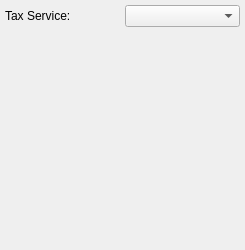
<?xml version="1.0" encoding="UTF-8"?>
<ui version="4.0">
 <comment>This file is part of the xTuple ERP: PostBooks Edition, a free and
open source Enterprise Resource Planning software suite,
Copyright (c) 1999-2018 by OpenMFG LLC, d/b/a xTuple.
It is licensed to you under the Common Public Attribution License
version 1.0, the full text of which (including xTuple-specific Exhibits)
is available at www.xtuple.com/CPAL.  By using this software, you agree
to be bound by its terms.</comment>
 <class>configureTax</class>
 <widget class="QWidget" name="configureTax">
  <property name="geometry">
   <rect>
    <x>0</x>
    <y>0</y>
    <width>245</width>
    <height>250</height>
   </rect>
  </property>
  <property name="windowTitle">
   <string>Tax Service Configuration</string>
  </property>
  <layout class="QGridLayout" name="gridLayout_2">
   <item row="0" column="0">
    <widget class="XLabel" name="_serviceLit">
     <property name="text">
      <string>Tax Service:</string>
     </property>
     <property name="buddy">
      <cstring>_service</cstring>
     </property>
    </widget>
   </item>
   <item row="0" column="1">
    <widget class="XComboBox" name="_service"/>
   </item>
   <item row="1" column="0" colspan="2">
    <widget class="QStackedWidget" name="_configStack">
     <property name="currentIndex">
      <number>0</number>
     </property>
     <widget class="QWidget" name="_nonePage"/>
     <widget class="QWidget" name="_avalaraPage">
      <layout class="QGridLayout" name="gridLayout">
       <item row="0" column="1">
        <widget class="XLabel" name="_accountLit">
         <property name="text">
          <string>Account #:</string>
         </property>
         <property name="buddy">
          <cstring>_account</cstring>
         </property>
        </widget>
       </item>
       <item row="0" column="2">
        <widget class="XLineEdit" name="_account"/>
       </item>
       <item row="1" column="1">
        <widget class="XLabel" name="_keyLit">
         <property name="text">
          <string>License Key:</string>
         </property>
         <property name="buddy">
          <cstring>_key</cstring>
         </property>
        </widget>
       </item>
       <item row="1" column="2">
        <widget class="XLineEdit" name="_key"/>
       </item>
       <item row="2" column="1">
        <widget class="XLabel" name="_urlLit">
         <property name="text">
          <string>Service URL:</string>
         </property>
         <property name="buddy">
          <cstring>_url</cstring>
         </property>
        </widget>
       </item>
       <item row="3" column="2">
        <widget class="XLineEdit" name="_company"/>
       </item>
       <item row="2" column="2">
        <widget class="XLineEdit" name="_url"/>
       </item>
       <item row="4" column="1" colspan="2">
        <widget class="XCheckBox" name="_disableRecording">
         <property name="text">
          <string>Disable Document Recording</string>
         </property>
        </widget>
       </item>
       <item row="3" column="1">
        <widget class="XLabel" name="_companyLit">
         <property name="text">
          <string>Company Code:</string>
         </property>
         <property name="buddy">
          <cstring>_company</cstring>
         </property>
        </widget>
       </item>
       <item row="6" column="1" colspan="2">
        <widget class="QPushButton" name="_test">
         <property name="enabled">
          <bool>false</bool>
         </property>
         <property name="text">
          <string>Test Connection</string>
         </property>
        </widget>
       </item>
       <item row="5" column="1">
        <widget class="XCheckBox" name="_log">
         <property name="text">
          <string>Enable Logging</string>
         </property>
        </widget>
       </item>
      </layout>
     </widget>
    </widget>
   </item>
  </layout>
 </widget>
 <layoutdefault spacing="5" margin="5"/>
 <customwidgets>
  <customwidget>
   <class>XCheckBox</class>
   <extends>QCheckBox</extends>
   <header>xcheckbox.h</header>
  </customwidget>
  <customwidget>
   <class>XComboBox</class>
   <extends>QComboBox</extends>
   <header>xcombobox.h</header>
  </customwidget>
  <customwidget>
   <class>XLabel</class>
   <extends>QLabel</extends>
   <header>xlabel.h</header>
  </customwidget>
  <customwidget>
   <class>XLineEdit</class>
   <extends>QLineEdit</extends>
   <header>xlineedit.h</header>
  </customwidget>
 </customwidgets>
 <resources/>
 <connections>
  <connection>
   <sender>_service</sender>
   <signal>currentIndexChanged(int)</signal>
   <receiver>_configStack</receiver>
   <slot>setCurrentIndex(int)</slot>
   <hints>
    <hint type="sourcelabel">
     <x>151</x>
     <y>18</y>
    </hint>
    <hint type="destinationlabel">
     <x>122</x>
     <y>92</y>
    </hint>
   </hints>
  </connection>
 </connections>
</ui>
